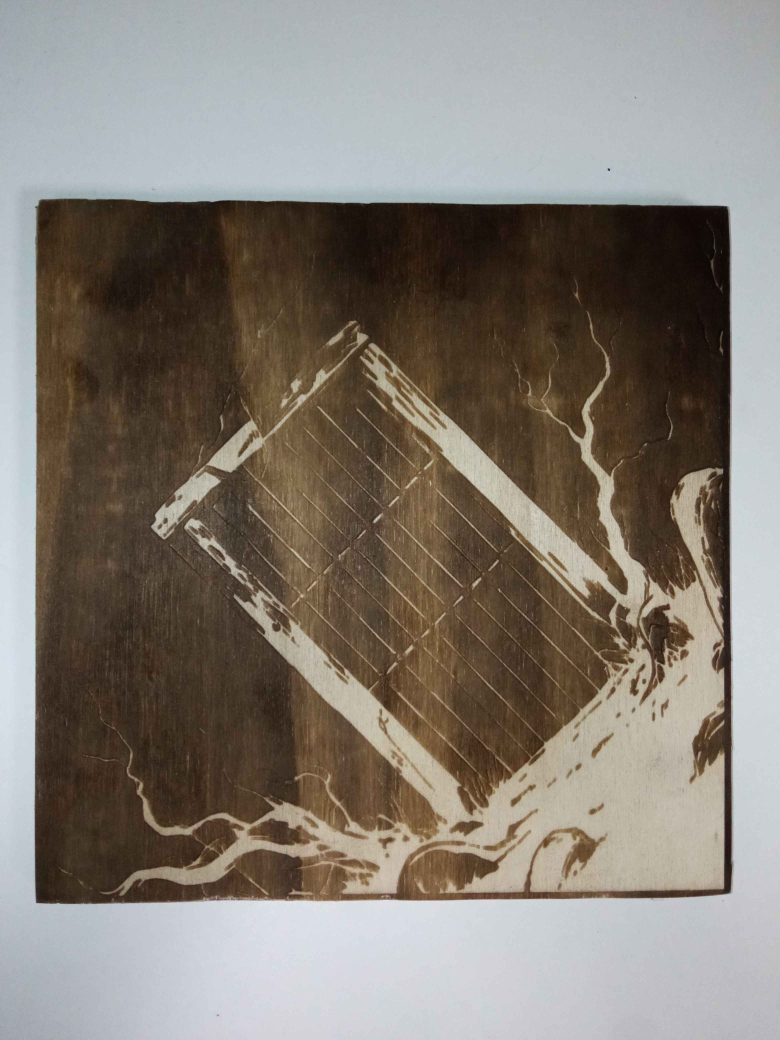
#> input picture PLATEST/plate_bois/IMG_20260423_163546.jpg, 3120 x 4160 px (shown at 1/4 size); its folder holds only this picture in this run
$ python generate_samples.py -i ../PLATEST/plate_bois/IMG_20260423_163546.jpg
#> lines starting #> are read from the running program, lines starting #| are printed output that depends on the picture
"""
tools/generate_samples.py
Genere un panel de N images augmentees depuis une image source.
"""

from __future__ import annotations
import argparse
import random
from pathlib import Path
import cv2
import numpy as np

PLATEST_DIR = "PLATEST"
DEFAULT_COUNT = 15
WARP_SIZE = 400


# [6 lines left out: function _find_images, not called in this run]


def put(img, text, pos, color=(255, 255, 255), scale=0.45, thick=1):
    cv2.putText(
        img, text, pos, cv2.FONT_HERSHEY_SIMPLEX, scale, color, thick, cv2.LINE_AA
    )


def rotate(img, angle):
    h, w = img.shape[:2]
    M = cv2.getRotationMatrix2D((w / 2, h / 2), angle, 1.0)
    return cv2.warpAffine(img, M, (w, h), borderMode=cv2.BORDER_REPLICATE)


def perspective_warp(img, strength=0.15):
    h, w = img.shape[:2]
    s = strength
    mode = random.choice(["top", "bottom", "left", "right", "corner"])
    src = np.float32([[0, 0], [w, 0], [w, h], [0, h]])
    d = int(min(w, h) * s)
    if mode == "top":
        dst = np.float32([[d, d], [w - d, d], [w, h], [0, h]])
    elif mode == "bottom":
        dst = np.float32([[0, 0], [w, 0], [w - d, h - d], [d, h - d]])
    elif mode == "left":
        dst = np.float32([[d, d], [w, 0], [w, h], [d, h - d]])
    elif mode == "right":
        dst = np.float32([[0, 0], [w - d, d], [w - d, h - d], [0, h]])
    else:
        dst = np.float32([[d, d], [w - d // 2, 0], [w, h], [0, h - d // 2]])
    M = cv2.getPerspectiveTransform(src, dst)
    return cv2.warpPerspective(img, M, (w, h), borderMode=cv2.BORDER_REPLICATE)


def zoom_crop(img, factor):
    h, w = img.shape[:2]
    new_h = int(h * factor)
    new_w = int(w * factor)
    resized = cv2.resize(img, (new_w, new_h))
    if factor > 1.0:
        y0 = (new_h - h) // 2
        x0 = (new_w - w) // 2
        return resized[y0 : y0 + h, x0 : x0 + w]
    else:
        y0 = (h - new_h) // 2
        x0 = (w - new_w) // 2
        return cv2.copyMakeBorder(
            resized, y0, h - new_h - y0, x0, w - new_w - x0, cv2.BORDER_REPLICATE
        )


def adjust_brightness(img, gamma):
    inv = 1.0 / gamma
    table = np.array([((i / 255.0) ** inv) * 255 for i in range(256)], dtype=np.uint8)
    return cv2.LUT(img, table)


def add_blur(img, ksize):
    if ksize % 2 == 0:
        ksize += 1
    return cv2.GaussianBlur(img, (ksize, ksize), 0)


def add_noise(img, amount=0.02):
    noisy = img.copy().astype(np.float32)
    n = int(img.size * amount)
    coords = [np.random.randint(0, i, n) for i in img.shape[:2]]
    noisy[coords[0], coords[1]] = 255
    coords = [np.random.randint(0, i, n) for i in img.shape[:2]]
    noisy[coords[0], coords[1]] = 0
    return np.clip(noisy, 0, 255).astype(np.uint8)


def adjust_contrast(img, alpha, beta=0):
    return np.clip(img.astype(np.float32) * alpha + beta, 0, 255).astype(np.uint8)


def augment(img: np.ndarray, idx: int, total: int):
    out = img.copy()
    tags = []
    angle = random.uniform(-30, 30)
    out = rotate(out, angle)
    tags.append("rot" + str(round(angle)))
    if random.random() < 0.7:
        out = perspective_warp(out, random.uniform(0.05, 0.2))
        tags.append("persp")
    factor = random.uniform(0.75, 1.3)
    out = zoom_crop(out, factor)
    tags.append("z" + str(round(factor, 2)))
    gamma = random.uniform(0.5, 2.0)
    out = adjust_brightness(out, gamma)
    tags.append("g" + str(round(gamma, 2)))
    alpha = random.uniform(0.7, 1.4)
    out = adjust_contrast(out, alpha)
    tags.append("c" + str(round(alpha, 2)))
    if random.random() < 0.5:
        ksize = random.choice([3, 5, 7])
        out = add_blur(out, ksize)
        tags.append("blur" + str(ksize))
    if random.random() < 0.4:
        out = add_noise(out, random.uniform(0.005, 0.03))
        tags.append("noise")
    if random.random() < 0.3:
        out = cv2.flip(out, 1)
        tags.append("flip")
    out = cv2.resize(out, (WARP_SIZE, WARP_SIZE))
    return out, "_".join(tags)


def make_contact_sheet(images, name):
    n = len(images)
    cols = min(5, n)
    rows = (n + cols - 1) // cols
    sz, pad = 160, 4
    W = cols * (sz + pad) + pad
    H = rows * (sz + pad) + pad + 30
    sheet = np.zeros((H, W, 3), dtype=np.uint8)
    put(sheet, name + " -- " + str(n) + " samples", (pad, 20), (0, 200, 220), 0.55, 1)
    for i, img in enumerate(images):
        row = i // cols
        col = i % cols
        x = pad + col * (sz + pad)
        y = 30 + pad + row * (sz + pad)
        thumb = cv2.resize(img, (sz, sz))
        sheet[y : y + sz, x : x + sz] = thumb
        put(sheet, str(i + 1), (x + 4, y + 16), (200, 200, 200), 0.4)
    return sheet


# [46 lines left out: function process_dir, not called in this run]


def main():
    p = argparse.ArgumentParser()
    p.add_argument("--input", "-i")
    p.add_argument("--all", "-a", action="store_true")
    p.add_argument("--count", "-n", type=int, default=DEFAULT_COUNT)
    p.add_argument("--out", "-o")
    p.add_argument("--seed", type=int, default=None)
    p.add_argument("--platest", default=PLATEST_DIR)
    args = p.parse_args()
    if not args.input and not args.all:
        p.print_help()
        return
    total = 0
    if args.all:
        base = Path(args.platest)
        if not base.exists():
            print("[gen] PLATEST introuvable : " + str(base))
            return
        for d in sorted(d for d in base.iterdir() if d.is_dir()):
            n = process_dir(d, args.count, args.seed)
            total += n or 0
    elif args.input:
        inp = Path(args.input)
        if inp.is_dir():
            total = process_dir(inp, args.count, args.seed) or 0
        elif inp.is_file():
            out_dir = Path(args.out) if args.out else inp.parent
            out_dir.mkdir(parents=True, exist_ok=True)
            src = cv2.imread(str(inp))
#> src is the input picture: shape (4160, 3120, 3); mean B, G, R 116.6, 125.2, 132.4
            if src is None:
                print("[gen] Impossible de lire : " + str(inp))
                return
            if args.seed is not None:
                random.seed(args.seed)
                np.random.seed(args.seed)
            generated = []
            for i in range(args.count):
                aug, _ = augment(src, i, args.count)
                out_name = "aug_" + inp.stem + "_" + str(i).zfill(3) + ".jpg"
                cv2.imwrite(str(out_dir / out_name), aug)
                generated.append(aug)
                total += 1
#> this loop made 15 passes
#> pass 1, in augment, `out = rotate(out, angle)`:
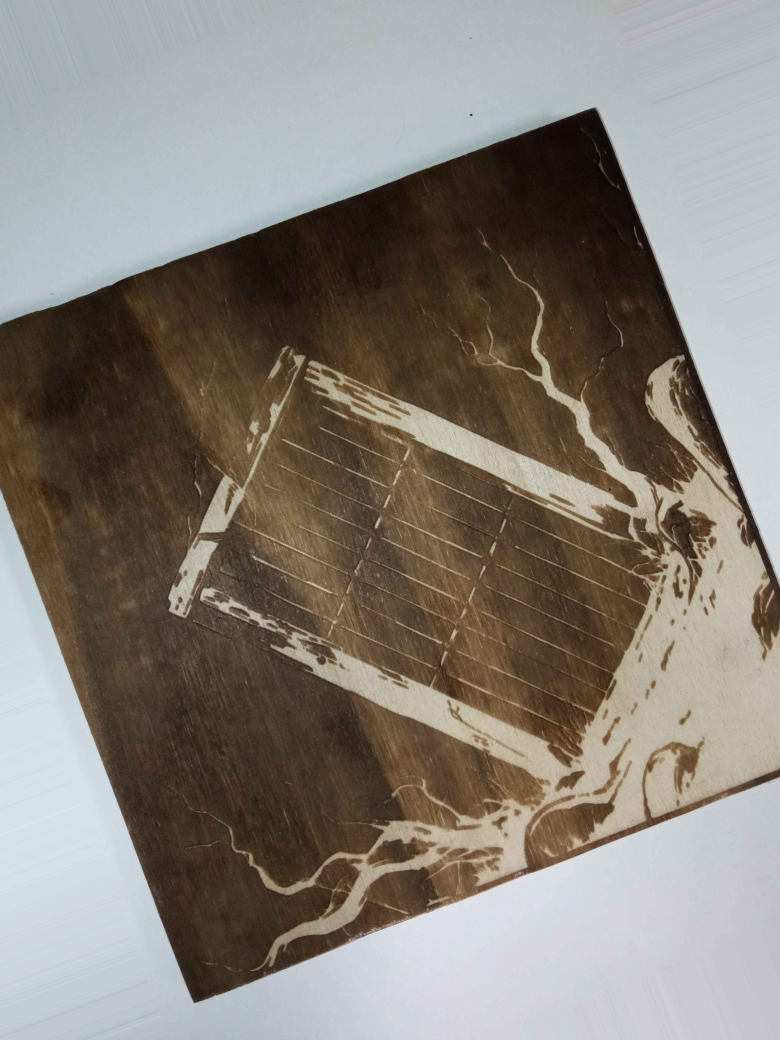
#> out: shape (4160, 3120, 3) (shown at 1/4 size); mean B, G, R 119.6, 127.9, 134.9
#> pass 1, in augment, `out = zoom_crop(out, factor)`:
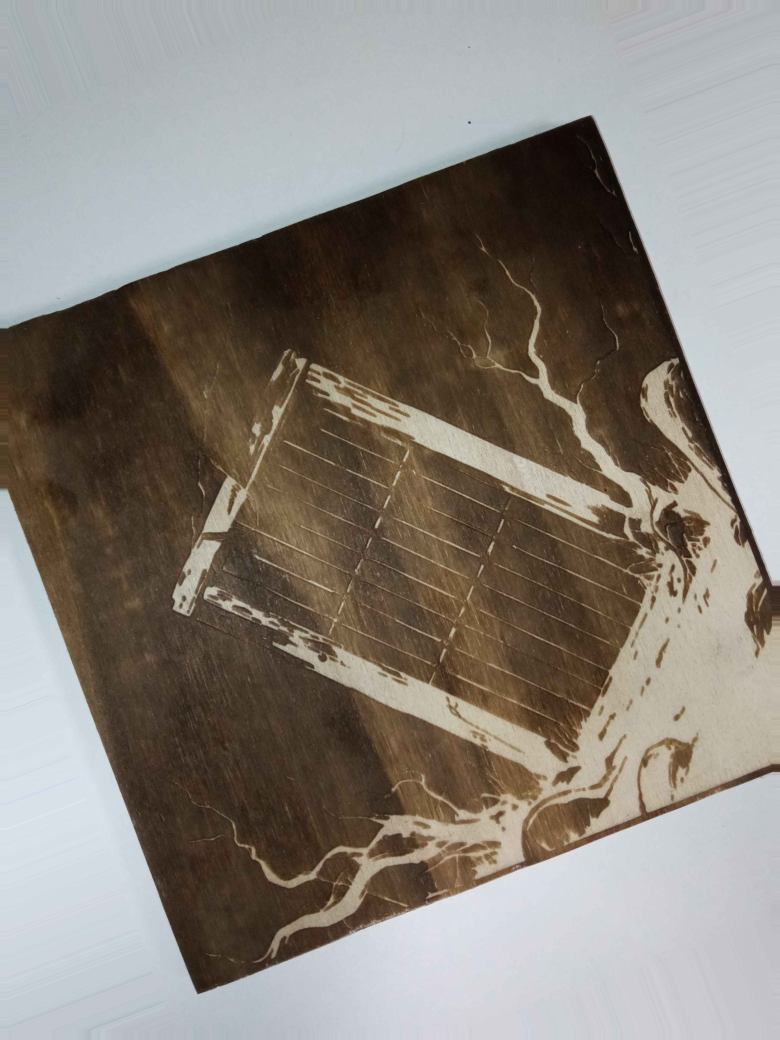
#> out: shape (4160, 3120, 3) (shown at 1/4 size); mean B, G, R 122.2, 130.1, 136.6
#> after the loop, generated = 15 items; total = 15
            print("[gen] " + str(total) + " images -> " + str(out_dir))
#| [gen] 15 images -> ../PLATEST/plate_bois
            sheet = make_contact_sheet(generated, inp.stem)
#> in make_contact_sheet, `cols = min(5, n)`: cols = 5
#> in make_contact_sheet, `rows = (n + cols - 1) // cols`: rows = 3
#> in make_contact_sheet, `W = cols * (sz + pad) + pad`: W = 824
#> in make_contact_sheet, `H = rows * (sz + pad) + pad + 30`: H = 526
#> in put, `cv2.putText( img, text, pos, cv2.FONT_HERSHEY_SIMPLEX, scale, color, t..`:
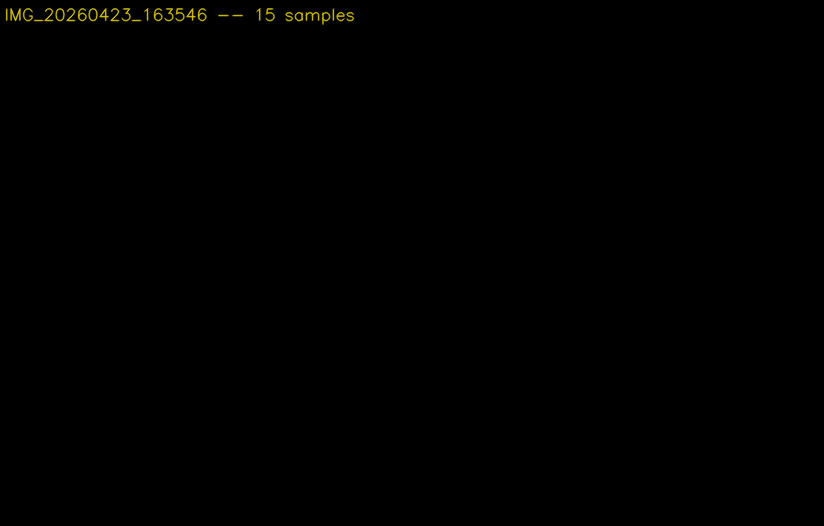
#> img: shape (526, 824, 3); mean of channels 0, 1, 2 0, 0.4, 0.5; drawn as B, G, R
#> the loop in make_contact_sheet, `for i, img in enumerate(images):` made 15 passes
#> (row, col, x, y) on passes 1 to 12: (0, 0, 4, 34), (0, 1, 168, 34), (0, 2, 332, 34), (0, 3, 496, 34), (0, 4, 660, 34), (1, 0, 4, 198), (1, 1, 168, 198), (1, 2, 332, 198), (1, 3, 496, 198), (1, 4, 660, 198), (2, 0, 4, 362), (2, 1, 168, 362)
#> pass 1, in make_contact_sheet, `thumb = cv2.resize(img, (sz, sz))`:
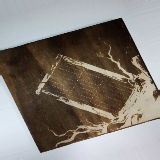
#> thumb: shape (160, 160, 3); mean of channels 0, 1, 2 120.6, 128.2, 134.6; drawn as B, G, R
#> pass 2, in make_contact_sheet, `thumb = cv2.resize(img, (sz, sz))`:
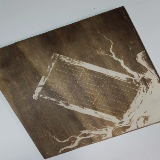
#> thumb: shape (160, 160, 3); mean of channels 0, 1, 2 113.2, 123.3, 131.5; drawn as B, G, R
#> pass 3, in make_contact_sheet, `thumb = cv2.resize(img, (sz, sz))`:
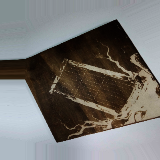
#> thumb: shape (160, 160, 3); mean of channels 0, 1, 2 114.2, 116.7, 118.3; drawn as B, G, R
#> after the loop in make_contact_sheet, `for i, img in enumerate(images):`:
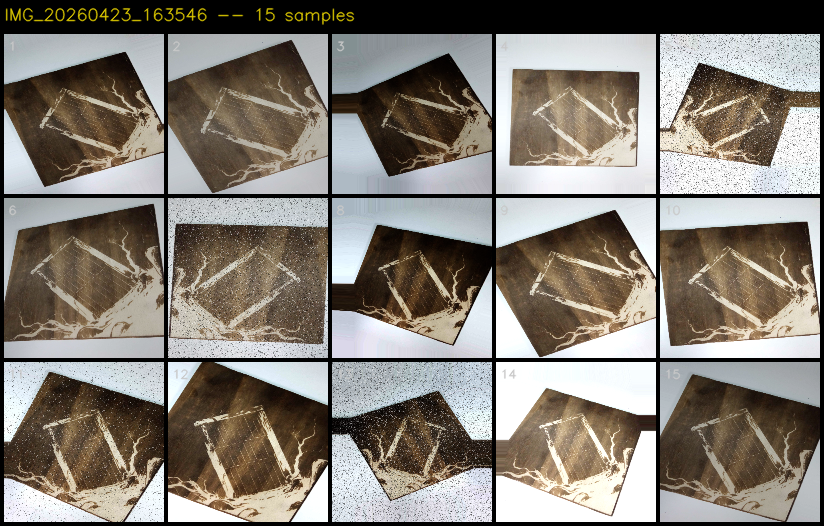
#> sheet: shape (526, 824, 3); mean of channels 0, 1, 2 118.8, 127.2, 133.7; drawn as B, G, R
            cv2.imwrite(str(out_dir / "preview_augmented.jpg"), sheet)
            cv2.imshow("Augmentation : " + inp.stem, sheet)
            cv2.waitKey(0)
    cv2.destroyAllWindows()
    print()
    print("[gen] Total : " + str(total) + " images generees.")
#| [gen] Total : 15 images generees.


if __name__ == "__main__":
    main()
